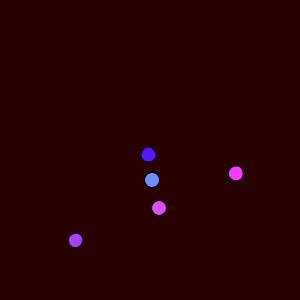
Frame 1 (no input)
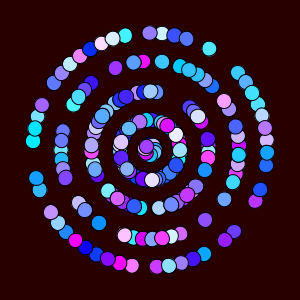
Frame 60 (the mouse pressed at the canvas centre just before this capture)
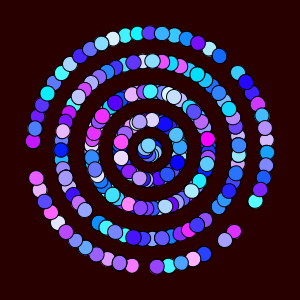
Frame 120 (the mouse held since frame 60 and released just before this capture)

The Processing sketch that drew these frames (run headless with seeded random() and noise(); from frame 60 on, the mouse is pressed at the canvas centre):

// Processing sketch: processing_171167
// ── processing_171167.pde

void setup()
 
{
  size (300,300);
  background(40,0,0);
}
 
void draw()
{
  //background(40,0,0);
   
  //sekunde Ã�Â¤uÃ�ï¿½erer Kreis
  float sekunde_2 = map(millis(), 0, 59, 0, 8*PI);
  pushMatrix();
  translate(width/2, height/2);
  rotate(sekunde_2);
  fill(random (255), random(255) ,(255));
  ellipse(75 , 90, 15, 15);
  popMatrix();
   
  //sekunde innerer Kreis
  float sekunde_3 = map(millis(), 0, 59, 0, -8*PI);
  pushMatrix();
  translate(width/2, height/2);
  rotate(sekunde_3);
  fill(random (255), random(255) ,(255));
  ellipse(55 , 70, 15, 15);
  popMatrix();
  
  float sekunde_4 = map(millis(), 0, 59, 0, 8*PI);
  pushMatrix();
  translate(width/2, height/2);
  rotate(sekunde_4);
  fill(random (255), random(255) ,(255));
  ellipse(55 , 20, 15, 15);
  popMatrix();
  
  float sekunde_5 = map(millis(), 0, 59, 0, 8*PI);
  pushMatrix();
  translate(width/2, height/2);
  rotate(sekunde_5);
  fill(random (255), random(255) ,(255));
  ellipse(30 , 0, 15, 15);
  popMatrix();
  
  float sekunde_6 = map(millis(), 0, 59, 0, 8*PI);
  pushMatrix();
  translate(width/2, height/2);
  rotate(sekunde_6);
  fill(random (255), random(255) ,(255));
  ellipse(5 , 0, 15, 15);
  popMatrix();
}
